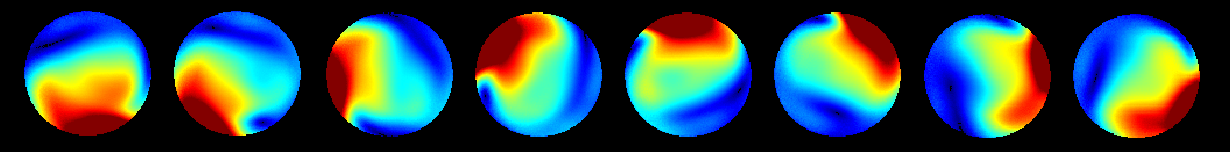
#> input picture sample/figure1.png, 1230 x 152 px; its folder holds only this picture in this run
$ python analyze_samples.py
#> lines starting #> are read from the running program, lines starting #| are printed output that depends on the picture; after the words box and inside, x2 and y2 are one past the last pixel; in counts of white or black regions, pixels touching at a corner belong together
#!/usr/bin/env python3
"""
sample 폴더의 PNG 파일들을 분석하는 스크립트
"""

import numpy as np
from PIL import Image
import os


def analyze_image(file_path):
    """PNG 이미지를 분석하여 상세 정보를 출력합니다."""
#> called with file_path = 'sample/figure1.png'
    print("="*70)
    print(f"파일: {file_path}")
    print("="*70)

    # 이미지 로드
    img = Image.open(file_path)
#> img is the input picture: PIL image 1230x152 RGBA; mean R, G, B, A 52.4, 76.8, 75, 255
    img_array = np.array(img)

    # 기본 정보
    print(f"\n[기본 정보]")
    print(f"  이미지 크기: {img_array.shape}")
#|   이미지 크기: (152, 1230, 4)
    print(f"  이미지 모드: {img.mode}")
#|   이미지 모드: RGBA
    print(f"  데이터 타입: {img_array.dtype}")
#|   데이터 타입: uint8

    # 채널별 분석
    if len(img_array.shape) == 2:
        # 그레이스케일
        print(f"\n[그레이스케일 분석]")
        print(f"  값 범위: [{img_array.min()}, {img_array.max()}]")

        # 0이 아닌 값 분석
        non_zero = img_array[img_array != 0]
        if len(non_zero) > 0:
            print(f"  0이 아닌 값 범위: [{non_zero.min()}, {non_zero.max()}]")
            print(f"  0이 아닌 픽셀 수: {len(non_zero)} ({len(non_zero)/img_array.size*100:.2f}%)")

        # 0 값 분석
        zero_count = np.sum(img_array == 0)
        print(f"  0 값 픽셀 수: {zero_count} ({zero_count/img_array.size*100:.2f}%)")

        # 값 분포
        unique_values = np.unique(img_array)
        print(f"  고유한 값의 개수: {len(unique_values)}")
        if len(unique_values) <= 10:
            print(f"  고유한 값들: {unique_values}")

    elif len(img_array.shape) == 3:
        # 컬러 이미지
        channels = img_array.shape[2]
#> channels = 4
        print(f"\n[컬러 이미지 분석 - {channels}개 채널]")
#| [컬러 이미지 분석 - 4개 채널]

        channel_names = ['Red', 'Green', 'Blue', 'Alpha'][:channels]
#> channel_names = ['Red', 'Green', 'Blue', 'Alpha']

        for i, name in enumerate(channel_names):
            channel = img_array[:, :, i]
            print(f"\n  {name} 채널:")
            print(f"    값 범위: [{channel.min()}, {channel.max()}]")
            print(f"    평균: {channel.mean():.2f}")
            print(f"    표준편차: {channel.std():.2f}")
#> this loop made 4 passes
#|     값 범위: [0, 255]
#|     평균: 52.38
#|     표준편차: 89.42
#|     값 범위: [0, 255]
#|     평균: 76.75
#|     표준편차: 103.88
#|     값 범위: [0, 255]
#|     평균: 75.03
#|     표준편차: 106.76
#|     값 범위: [255, 255]
#> (further printed lines are left out)
#> pass 1, in analyze_image, `channel = img_array[:, :, i]`:
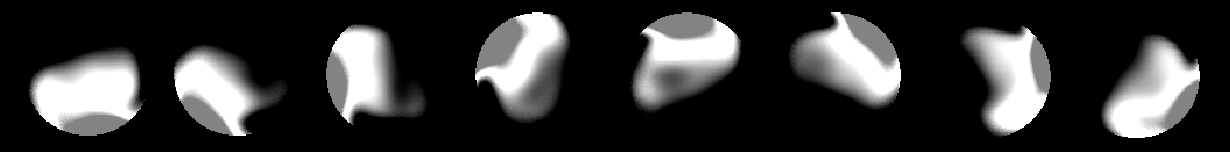
#> channel: shape (152, 1230); min 0, max 255, mean 52.4
#> pass 2, in analyze_image, `channel = img_array[:, :, i]`:
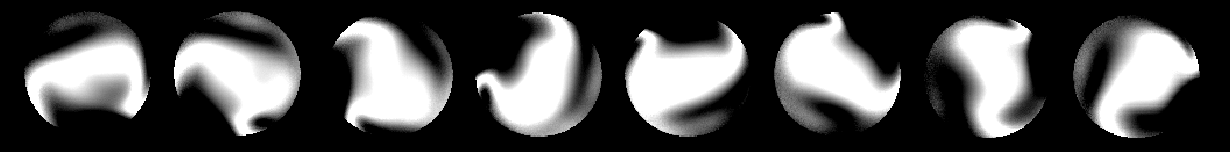
#> channel: shape (152, 1230); min 0, max 255, mean 76.8
#> pass 3, in analyze_image, `channel = img_array[:, :, i]`:
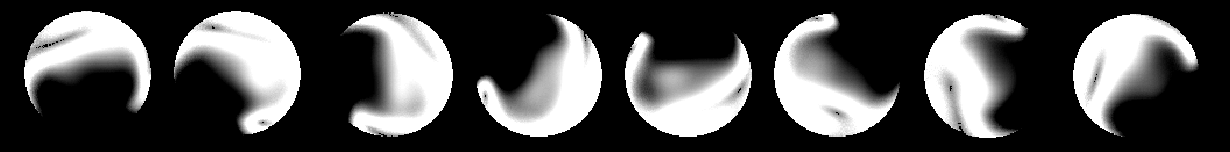
#> channel: shape (152, 1230); min 0, max 255, mean 75
#> after the loop: channel: shape (152, 1230); every value is 255

        # 그레이스케일 변환 후 분석
        if channels >= 3:
            gray = np.mean(img_array[:, :, :3], axis=2)
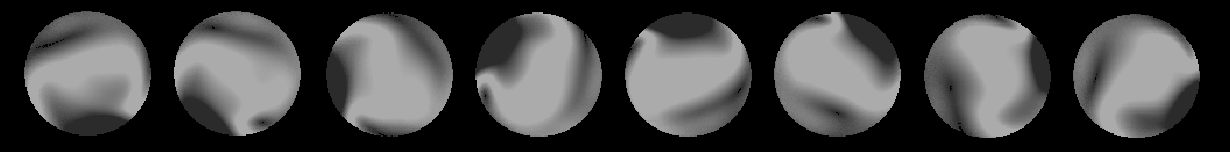
#> gray: shape (152, 1230) float64; min 0, max 171, mean 68.1
            print(f"\n[그레이스케일 변환 후 분석]")
            print(f"  값 범위: [{gray.min():.2f}, {gray.max():.2f}]")
#|   값 범위: [0.00, 171.00]

            # 어두운 픽셀 (0에 가까운) 분석
            dark_threshold = 10
            dark_pixels = gray < dark_threshold
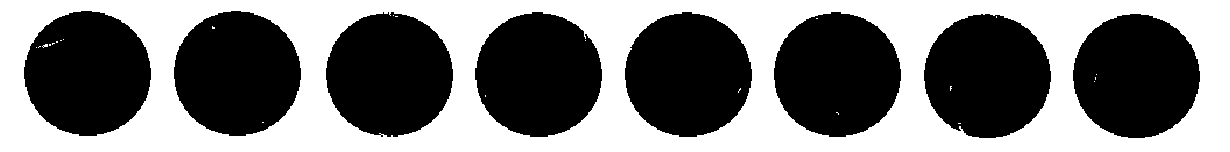
#> dark_pixels: shape (152, 1230) bool; 47.3% white; 24 white regions (23 under 20 px), largest, box (x1, y1, x2, y2) and area: (0, 0, 1230, 152) 88299
            dark_count = np.sum(dark_pixels)
#> dark_count = 88377
            print(f"  어두운 픽셀 (< {dark_threshold}): {dark_count} ({dark_count/gray.size*100:.2f}%)")
#|   어두운 픽셀 (< 10): 88377 (47.27%)

    print("\n")


def main():
    sample_dir = 'sample'

    if not os.path.exists(sample_dir):
        print(f"오류: {sample_dir} 폴더를 찾을 수 없습니다.")
        return

    # PNG 파일 찾기
    png_files = [f for f in os.listdir(sample_dir) if f.endswith('.png')]

    if not png_files:
        print(f"{sample_dir} 폴더에 PNG 파일이 없습니다.")
        return

    print(f"\n{sample_dir} 폴더의 PNG 파일 분석\n")

    # 각 파일 분석
    for png_file in sorted(png_files):
        file_path = os.path.join(sample_dir, png_file)
        analyze_image(file_path)


if __name__ == '__main__':
    main()

$ run again, on sample/figure2_rescaled.png
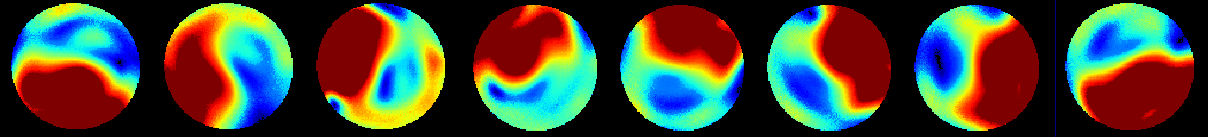
#> input picture sample/figure2_rescaled.png, 1208 x 137 px
#> in analyze_image, img is the input picture: PIL image 1208x137 RGBA; mean R, G, B, A 70, 71.7, 56.6, 255
#|   이미지 크기: (137, 1208, 4)
#|   이미지 모드: RGBA
#|   데이터 타입: uint8
#| [컬러 이미지 분석 - 4개 채널]
#> the loop in analyze_image, `for i, name in enumerate(channel_names):` made 4 passes
#|     값 범위: [0, 255]
#|     평균: 69.97
#|     표준편차: 86.14
#|     값 범위: [0, 255]
#|     평균: 71.67
#|     표준편차: 104.78
#> (further printed lines are left out)
#> in analyze_image, `gray = np.mean(img_array[:, :, :3], axis=2)`:
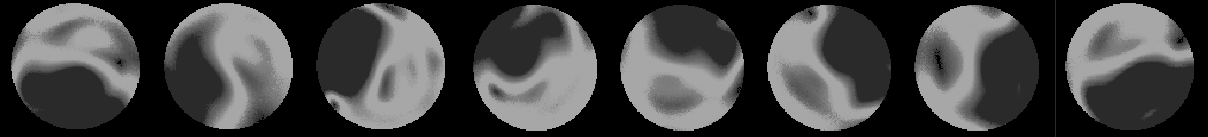
#> gray: shape (137, 1208) float64; min 0, max 167, mean 66.1
#|   값 범위: [0.00, 167.00]
#> in analyze_image, `dark_pixels = gray < dark_threshold`:
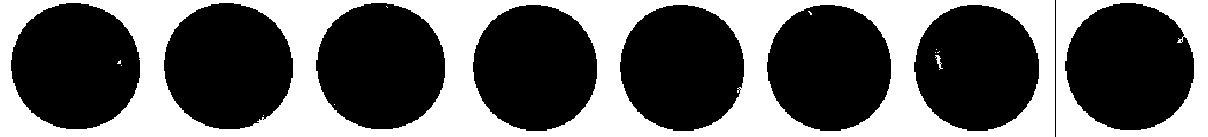
#> dark_pixels: shape (137, 1208) bool; 39.3% white; 12 white regions (9 under 20 px), largest, box (x1, y1, x2, y2) and area: (0, 0, 1055, 137) 56979, (1056, 0, 1208, 137) 8019, (935, 55, 943, 70) 46
#> dark_count = 65073
#|   어두운 픽셀 (< 10): 65073 (39.32%)

$ run again, on sample/figure_1output.png
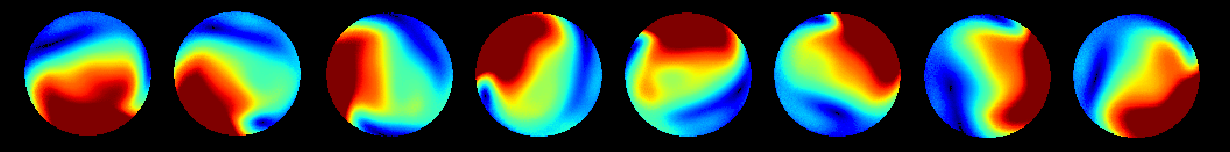
#> input picture sample/figure_1output.png, 1230 x 152 px
#> in analyze_image, img is the input picture: PIL image 1230x152 RGBA; mean R, G, B, A 59.9, 68.4, 58.9, 255
#|   이미지 크기: (152, 1230, 4)
#|   이미지 모드: RGBA
#|   데이터 타입: uint8
#| [컬러 이미지 분석 - 4개 채널]
#> the loop in analyze_image, `for i, name in enumerate(channel_names):` made 4 passes
#|     값 범위: [0, 255]
#|     평균: 59.88
#|     표준편차: 90.07
#|     값 범위: [0, 255]
#|     평균: 68.35
#|     표준편차: 99.84
#> (further printed lines are left out)
#> pass 1, in analyze_image, `channel = img_array[:, :, i]`:
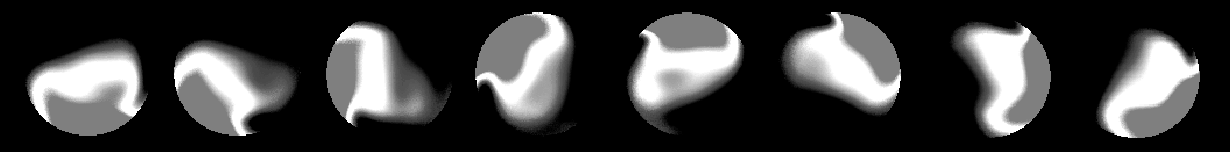
#> channel: shape (152, 1230); min 0, max 255, mean 59.9
#> in analyze_image, `gray = np.mean(img_array[:, :, :3], axis=2)`:
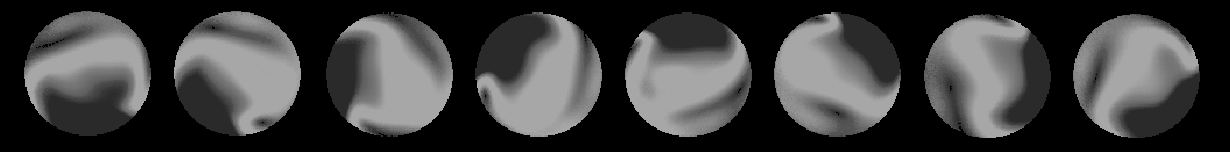
#> gray: shape (152, 1230) float64; min 0, max 167, mean 62.4
#|   값 범위: [0.00, 167.00]
#> dark_pixels: shape (152, 1230) bool; 47.3% white; 24 white regions (23 under 20 px), largest, box (x1, y1, x2, y2) and area: (0, 0, 1230, 152) 88299
#> dark_count = 88377
#|   어두운 픽셀 (< 10): 88377 (47.27%)

$ run again, on sample/figure1_0-0.2.png
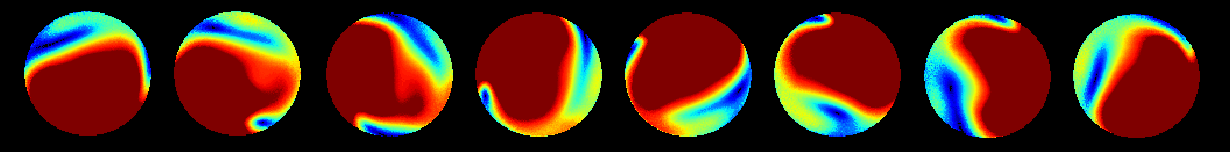
#> input picture sample/figure1_0-0.2.png, 1230 x 152 px
#> in analyze_image, img is the input picture: PIL image 1230x152 RGBA; mean R, G, B, A 72.3, 36.4, 23.1, 255
#|   이미지 크기: (152, 1230, 4)
#|   이미지 모드: RGBA
#|   데이터 타입: uint8
#| [컬러 이미지 분석 - 4개 채널]
#> the loop in analyze_image, `for i, name in enumerate(channel_names):` made 4 passes
#|     값 범위: [0, 255]
#|     평균: 72.26
#|     표준편차: 84.98
#|     값 범위: [0, 255]
#|     평균: 36.43
#|     표준편차: 81.59
#> (further printed lines are left out)
#> pass 1, in analyze_image, `channel = img_array[:, :, i]`:
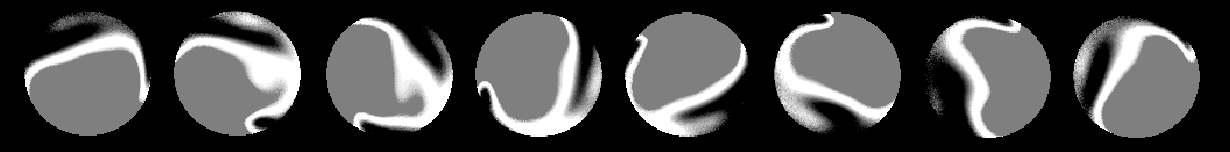
#> channel: shape (152, 1230); min 0, max 255, mean 72.3
#> in analyze_image, `gray = np.mean(img_array[:, :, :3], axis=2)`:
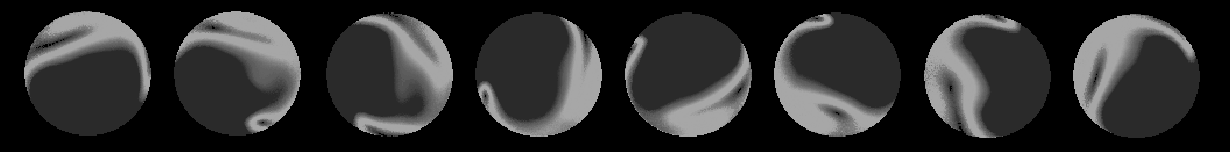
#> gray: shape (152, 1230) float64; min 0, max 167, mean 43.9
#|   값 범위: [0.00, 167.00]
#> dark_pixels: shape (152, 1230) bool; 47.3% white; 24 white regions (23 under 20 px), largest, box (x1, y1, x2, y2) and area: (0, 0, 1230, 152) 88299
#> dark_count = 88377
#|   어두운 픽셀 (< 10): 88377 (47.27%)
